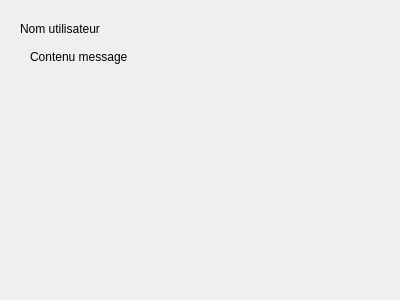
<?xml version="1.0" encoding="UTF-8"?>
<ui version="4.0">
 <class>MessageInfosTicket</class>
 <widget class="QWidget" name="MessageInfosTicket">
  <property name="geometry">
   <rect>
    <x>0</x>
    <y>0</y>
    <width>400</width>
    <height>300</height>
   </rect>
  </property>
  <property name="windowTitle">
   <string>Form</string>
  </property>
  <widget class="QLabel" name="labelUtilisateur">
   <property name="geometry">
    <rect>
     <x>20</x>
     <y>20</y>
     <width>321</width>
     <height>17</height>
    </rect>
   </property>
   <property name="text">
    <string>Nom utilisateur</string>
   </property>
  </widget>
  <widget class="QLabel" name="labelContenuMessage">
   <property name="geometry">
    <rect>
     <x>30</x>
     <y>50</y>
     <width>331</width>
     <height>181</height>
    </rect>
   </property>
   <property name="text">
    <string>Contenu message</string>
   </property>
   <property name="alignment">
    <set>Qt::AlignLeading|Qt::AlignLeft|Qt::AlignTop</set>
   </property>
  </widget>
 </widget>
 <resources/>
 <connections/>
</ui>
